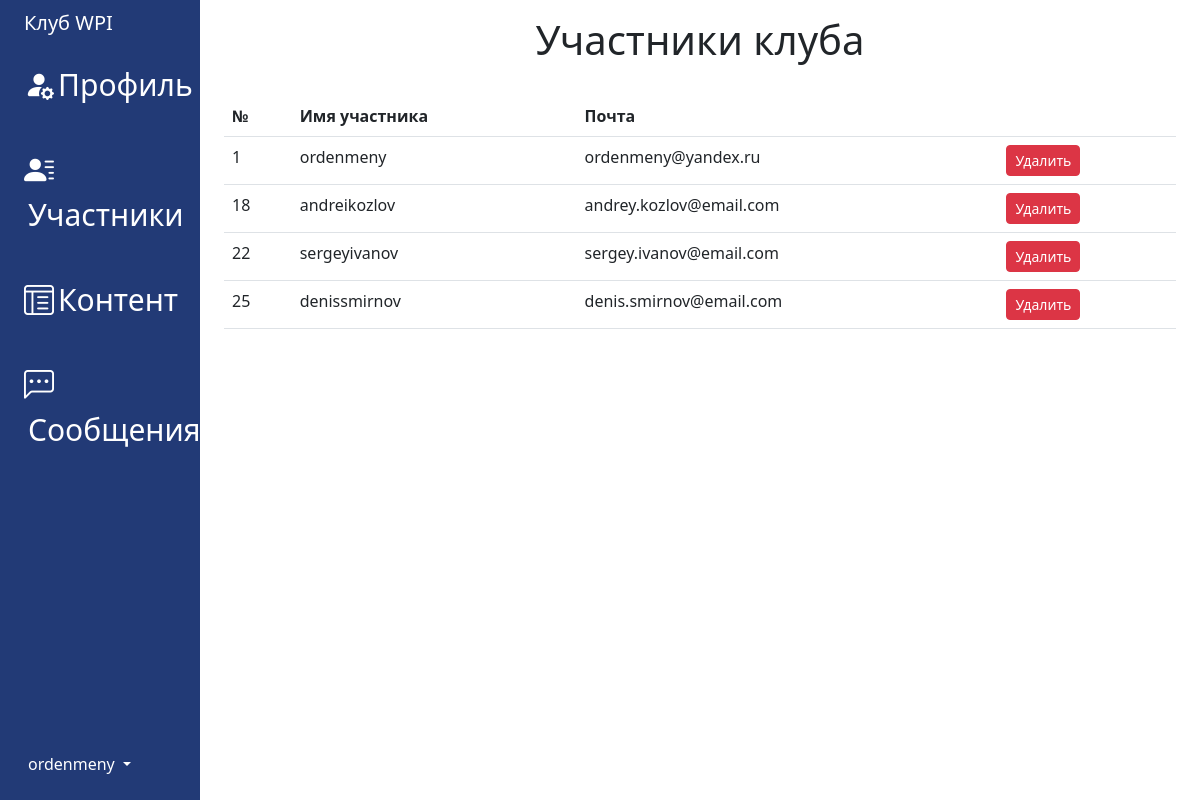
Screenshot of /dashboard/it/members/ (signed in) with the database file from the repository.
### clubs_app/models.py (models this page shows, shortened)
class ClubModel(models.Model):
    manager = models.ForeignKey(
        settings.AUTH_USER_MODEL,
        on_delete=models.CASCADE, null=True, related_name='user_system')
    title_club = models.CharField(max_length=128, null=False, blank=False)
    cat_club = models.ForeignKey('CatClubModel', on_delete=models.CASCADE)
    info_club = models.TextField()
    days_event = models.CharField(max_length=100, null=True, blank=True)
    time_event = models.CharField(max_length=100, null=True, blank=True)
    price_club = models.CharField(max_length=256, null=True, blank=True)
    member = models.ManyToManyField(settings.AUTH_USER_MODEL, related_name='member_field')
    slug_club = models.SlugField(max_length=255, unique=True, null=True)
    class Meta:
        verbose_name = 'Клубы'
        verbose_name_plural = 'Клубы'
        ordering = ['-id']

### accounts/models.py (models this page shows)
class SignUpModel(AbstractUser):
    pass

### dashboard_app/views.py (the view)
# urls.py: path('<slug:slug_club>/members/', members, name='members'),
@login_required
def members(request, slug_club):
    if check_user_club(request, slug_club):
        messages.success(request, 'Доступ закрыт')
        return check_user_club(request, slug_club)
    club = ClubModel.objects.get(slug_club=slug_club)
    context = {
        'members': club.member.all(),
        'slug_club': slug_club,
        'club_name': club.title_club,
    }
    return render(request, template_name='dashboard_app/members.html', context=context)

### dashboard_app/views.py (called while the page is built)
def check_user_club(request, slug_club):
    if not (request.user == ClubModel.objects.get(slug_club=slug_club).manager):
        return redirect('clubs_app:home_page')
    else:
        return False

### dashboard_app/templates/dashboard_app/members.html
{% extends 'dashboard_app/base.html' %}
{% block content %}
    <h1 class="text-center">Участники клуба</h1><br>
    <div class="table-responsive">
        <table class="table table-hover">
            <thead>
            <tr>
                <th scope="col">№</th>
                <th scope="col">Имя участника</th>
                <th scope="col">Почта</th>
                <th></th>
            </tr>
            </thead>
            <tbody>
            {% for member in members %}
                <tr>
                    <td style="" class="">{{ member.pk }}</td>
                    <td>{{ member.username }}</td>
                    <td>{{ member.email }}</td>
                    <td><a class="btn btn-danger btn-sm" href="{% url 'dashboard_app:delete_member' slug_club=slug_club id_member=member.pk %}">Удалить</a></td>
                </tr>
            {% endfor %}
            </tbody>
        </table>
    </div>
{% endblock content %}

### dashboard_app/templates/dashboard_app/base.html (shortened to what this page needs)
<!doctype html>
<html lang="en" data-bs-theme="auto">
<head>
    {% load static %}
    <link href="https://cdn.jsdelivr.net/npm/bootstrap@5.3.0-alpha2/dist/css/bootstrap.min.css" rel="stylesheet"
>
    <link rel="stylesheet" href="{% static 'dashboard_app/css/dashboard.css' %}">
    <link rel="stylesheet" href="https://cdn.jsdelivr.net/npm/bootstrap-icons@1.10.4/font/bootstrap-icons.css">
    <link rel="stylesheet" href="{% static 'ckeditor/ckeditor.css' %}">
</head>
<body>
<div class="container-fluid">
    <div class="row flex-nowrap" style="min-width: 500px">
        <div class="col-auto col-md-3 col-xl-2 px-sm-2 px-0" style="background: #223A76 !important;">
            <div class="d-flex flex-column align-items-center align-items-sm-start px-3 pt-2 text-white min-vh-100">
                <a href="/" class="d-flex align-items-center pb-3 mb-md-0 me-md-auto text-white text-decoration-none">
                    <span class="fs-5 d-none d-sm-inline elements-menu" style="display: block">{{ club_name }}</span>
                </a>
                <ul class="nav nav-pills flex-column mb-sm-auto mb-0 align-items-center align-items-sm-start" id="menu">
                    <li class="nav-item">
                        <a href="{% url 'dashboard_app:profile' slug_club %}"
                           class="nav-link align-middle px-0 elements-menu">
                            <i class="bi bi-person-fill-gear"></i><span class="ms-1 d-none d-sm-inline">Профиль</span>
                        </a>
                    </li>
                    <br>
                    <li class="nav-item">
                        <a href="{% url 'dashboard_app:members' slug_club %}"
                           class="nav-link align-middle px-0 elements-menu">
                            <i class="bi bi-person-lines-fill"></i><span
                                class="ms-1 d-none d-sm-inline">Участники</span>
                        </a>
                    </li>
                    <br>
                    <li class="nav-item">
                        <a href="{% url 'dashboard_app:add_article' slug_club %}"
                           class="nav-link align-middle px-0 elements-menu">
                            <i class="bi bi-layout-text-window-reverse"></i><span class="ms-1 d-none d-sm-inline">Контент</span>
                        </a>
                    </li>
                    <br>
                    <li class="nav-item">
                        <a href="{% url 'dashboard_app:message' slug_club %}" class="nav-link align-middle px-0 elements-menu">
                            <i class="bi bi-chat-left-dots"></i><span class="ms-1 d-none d-sm-inline">Сообщения</span>
                        </a>
                    </li>
                    <br>
                </ul>
                <div class="dropdown pb-4">
                    <a href="#" class="d-flex align-items-center text-white text-decoration-none dropdown-toggle"
                       id="dropdownUser1" data-bs-toggle="dropdown" aria-expanded="false">
                        <span class="d-none d-sm-inline mx-1">{{ request.user }}</span>
                    </a>
                </div>
            </div>
        </div>
        <div class="col py-3">
            <div class="container">
                {% block content %}
                {% endblock %}
            </div>
        </div>
    </div>
</div>
</body>
</html>

### dashboard_app/static/dashboard_app/css/dashboard.css (style rules this page uses)
.elements-menu { color: white !important; font-size: 30px; }

### rows the page displays
ClubModel: title_club "Клуб WPI"
SignUpModel: user "ordenmeny", pk "1", username "ordenmeny", email "ordenmeny@yandex.ru"
SignUpModel: pk "18", username "andreikozlov", email "andrey.kozlov@email.com"
SignUpModel: pk "22", username "sergeyivanov", email "sergey.ivanov@email.com"
SignUpModel: pk "25", username "denissmirnov", email "denis.smirnov@email.com"
